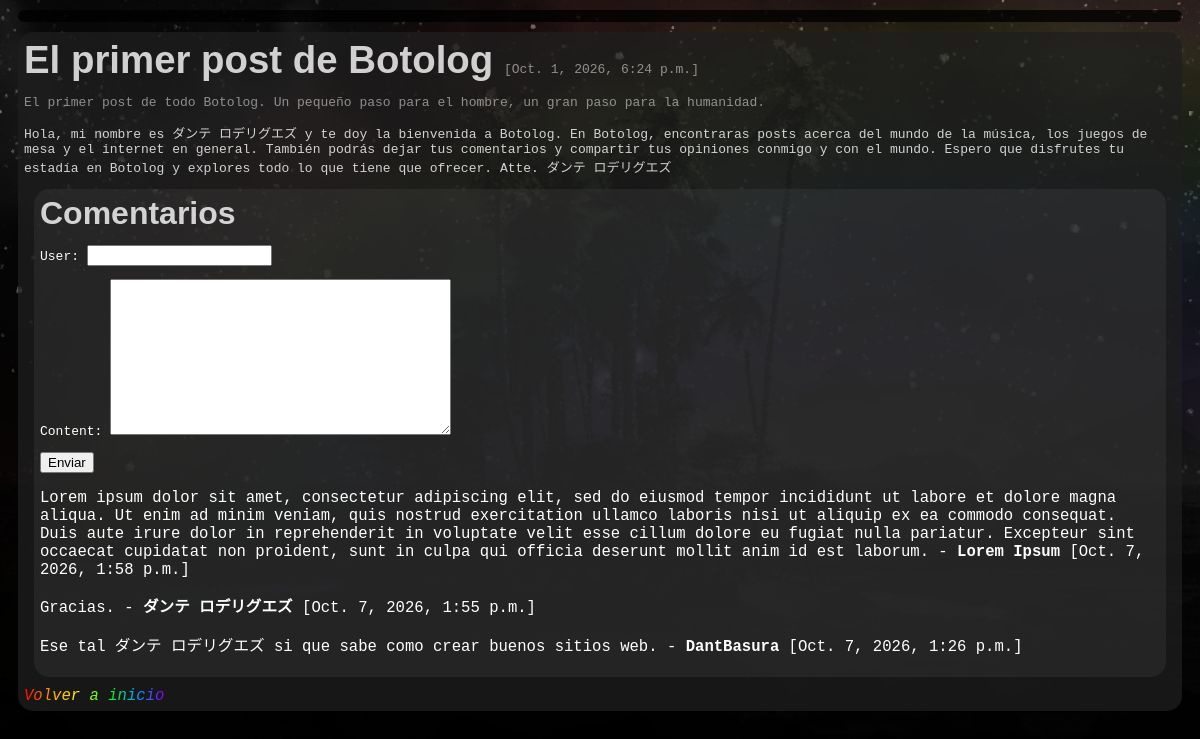
Screenshot of /blog/primer_post with the database file from the repository.
### _Blog/models.py (models this page shows, shortened)
class Post(models.Model):
    heading = models.CharField(max_length = 255)
    shortened_heading = models.CharField(max_length = 255)
    slug = models.SlugField()
    drophead = models.TextField()
    content = models.TextField()
    date = models.DateTimeField(auto_now_add = True)

class Comment(models.Model):
    post = models.ForeignKey(Post, related_name = 'comments', on_delete = models.CASCADE)
    user = models.CharField(max_length = 255)
    content = models.TextField()
    date = models.DateTimeField(auto_now_add = True)
    class Meta:
        ordering = ('-date'),

### _Blog/views.py (the view)
# urls.py: path('<slug:slug>', views.detail, name = 'detail')
def detail(request, slug):
    post = get_object_or_404(Post, slug = slug)
    if request.method == 'POST':
        form = CommentForm(request.POST)
        if form.is_valid():
            comment = form.save(commit = False)
            comment.post = post
            comment.save()
            return redirect('detail', slug = slug)
    else:
        form = CommentForm()
    return render(request, '_Blog/detail.html', {
        'post': post,
        'form': form
    })

### _Blog/forms.py
class CommentForm(ModelForm):
    class Meta:
        model = Comment
        fields = ('user', 'content')

### _Blog/templates/_Blog/detail.html (shortened to what this page needs)
{% extends '_Blog/base.html'%}
{% block content %}
    <header>
        <h1 class = 'highlight-text heading'>
            {{ post.heading }}
        </h1>
        <p class = 'overshadow-text date'>
            [{{ post.date }}]
        </p>
    </header>
    <summary>
        <p class = 'overshadow-text drophead'>
            {{ post.drophead }}
        </p>
    </summary>
    <main>
        <p class = 'highlight-text'>
            {{ post.content }}
        </p>
    </main>
    <aside class = 'basket comments'>
        <h2 class = 'highlight-text heading'>
            Comentarios
        </h2>
        <form method = 'post'
        Waction = '.'>
            {{ form.as_p }}
            <button>
                Enviar
            </button>
        </form>
        {% for comment in post.comments.all %}
        <div>
            <p class = 'highlight comment'>
                {{ comment.content }} - <strong> {{ comment.user }} </strong> <span class = 'overshadow date'> [{{ comment.date }}] </span>
            </p>
        </div>
        {% endfor %}
    </aside>
    <footer>
        <a href = '{% url "index" %}'>
            Volver a inicio
        </a>
    </footer>
{% endblock %}

### _Blog/static/style.css (style rules this page uses)
html { background-image: url('images/background.png'); background-position: center; background-attachment: fixed; background-size: cover; font-family: monospace; color: #ffffff; }
.basket { padding: 6px; margin: 10px; border: 6px; border-radius: 15px; }
.basket.comments { background-color: #4c4c4c3c; }
.highlight.comment { display: block; font-size: 1.2em; }
.highlight-text { opacity: 0.8; }
.overshadow-text { opacity: 0.5; }
.heading { display: inline; font-family: sans-serif; }
h1.heading { font-size: 2.4em; }
h2.heading { font-size: 2em; }
.date { font-size: 1em; display: inline; }
.drophead { font-size: 1em; }
a { background: linear-gradient(to right, #ff0000, #ffa500, #ffff00, #00ff00, #00a5ff, #8000ff); -webkit-background-clip: text; -webkit-text-fill-color: transparent; font-size: 1.2em; font-style: oblique; }
strong { font-weight: bold; }

### rows the page displays
Post: heading "El primer post de Botolog", date "Oct. 1, 2026, 6:24 p.m.", drophead "El primer post de todo Botolog. Un pequeño paso para el hombre, un gran paso para la humanidad.", content "Hola, mi nombre es ダンテ ロデリグエズ y te doy la bienvenida a Botolog. En Botolog, encontraras posts acerca del mundo de la música, los juegos de mesa y el internet en general. También podrás dejar tus comentarios y compartir tus opiniones conmigo y con el mundo. Espero que disfrutes tu estadía en Botolog y explores todo lo que tiene que ofrecer. Atte. ダンテ ロデリグエズ"
Comment: content "Lorem ipsum dolor sit amet, consectetur adipiscing elit, sed do eiusmod tempor incididunt ut labore et dolore magna aliqua. Ut enim ad minim veniam, quis nostrud exercitation ullamco laboris nisi ut aliquip ex ea commodo consequat. Duis aute irure dolor in reprehenderit in voluptate velit esse cillum dolore eu fugiat nulla pariatur. Excepteur sint occaecat cupidatat non proident, sunt in culpa qui officia deserunt mollit anim id est laborum.", user "Lorem Ipsum", date "Oct. 7, 2026, 1:58 p.m."
Comment: content "Gracias.", user "ダンテ ロデリグエズ", date "Oct. 7, 2026, 1:55 p.m."
Comment: content "Ese tal ダンテ ロデリグエズ si que sabe como crear buenos sitios web.", user "DantBasura", date "Oct. 7, 2026, 1:26 p.m."
